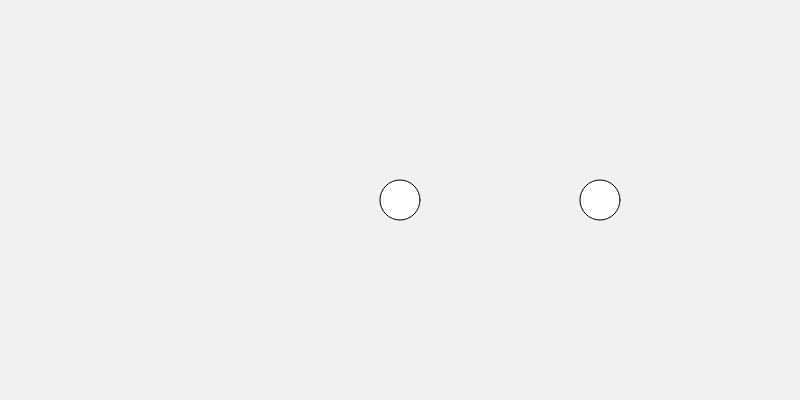
Frame 1 (no input)
Frame 60 (no input): identical to frame 1, image omitted
Frame 120 (the mouse pressed at the canvas centre since frame 60): identical to frame 1, image omitted

The p5.js sketch that drew this single still picture (run headless with seeded random() and noise() and a simulated clock; from frame 60 on, the mouse is pressed at the canvas centre):

// p5.js sketch
// ── sketch.js

// RULES for naming variables in JS

/*
Variables can only;
1. contain letters (i.e. a-z or A-Z)
2. Numbers
3. or Underscores

Variables can only start with;
1. A lower case letter
2. or Underscore (but this should be saved for speciaql purposes)

*/


var der;

// Use of capital letters to visually distinguish words
// this is known as camelCase
var myFirstVar;

// underscore seperate words
var my_first_var;

var var1;

// NOT VALID
// var 1var;

// valid, but not suggested.
var _myVar;



function setup() {
createCanvas(800,400);


}

function draw() {
	background(240);

	// This is TECHNICALLY VALID
	var x = 40;

	ellipse(400, 200, x, x);


	// Variables should be named, in order to increase code "readability"

	// This is better VALID
	var ellipseSize = 40;

	ellipse(600, 200, ellipseSize, ellipseSize);
}
